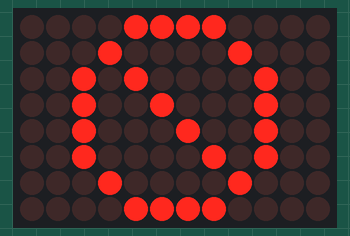
Recording of a sketch running on a simulated Arduino Uno R4 WiFi. On the bench: 12×8 LED matrix.

Above: at 0.1 s.

The sketch:

Led_matrix.ino
```cpp
#include "Arduino_LED_Matrix.h"
//Web page to make the matrix,draws
//https://ledmatrix-editor.arduino.cc/

ArduinoLEDMatrix matrix;

void setup() {
  Serial.begin(115200);
  matrix.begin();
}

const uint32_t happy[] = {
    0x19819,
    0x80000001,
    0x81f8000
};
const uint32_t heart[] = {
    0x3184a444,
    0x44042081,
    0x100a0040
};
const uint32_t straight[] = {
		0x6006006,
		0x602641,
		0x680f0060,
		66
};

const uint32_t turnL[] = {
		0x18018019,
		0x1881fc1,
		0xfc008010,
		66
};

const uint32_t turnR[] = {
		0xc00c04,
		0xc08c1fc1,
		0xfc080040,
		66
};

const uint32_t stop[] = {
		0xf010828,
		0x42442242,
		0x141080f0,
		66
};


void loop(){
  matrix.loadFrame(stop);
  delay(100);
}
```
